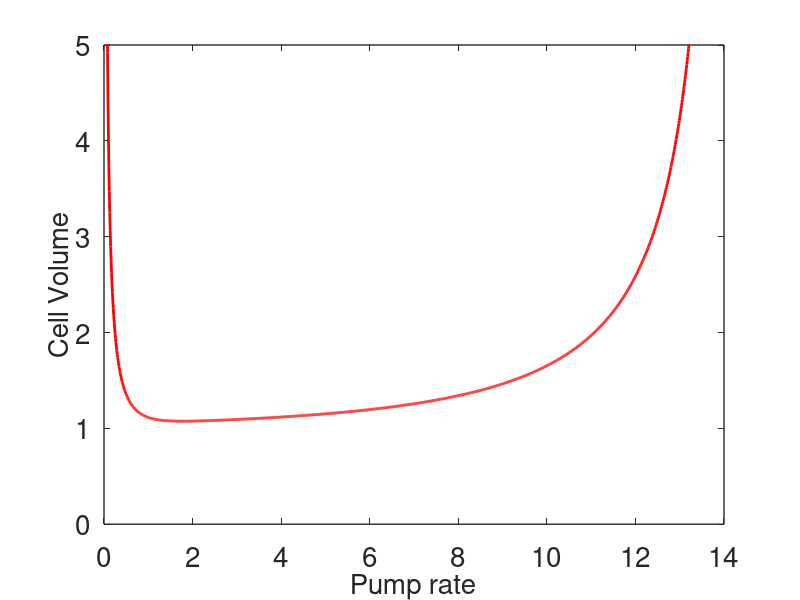
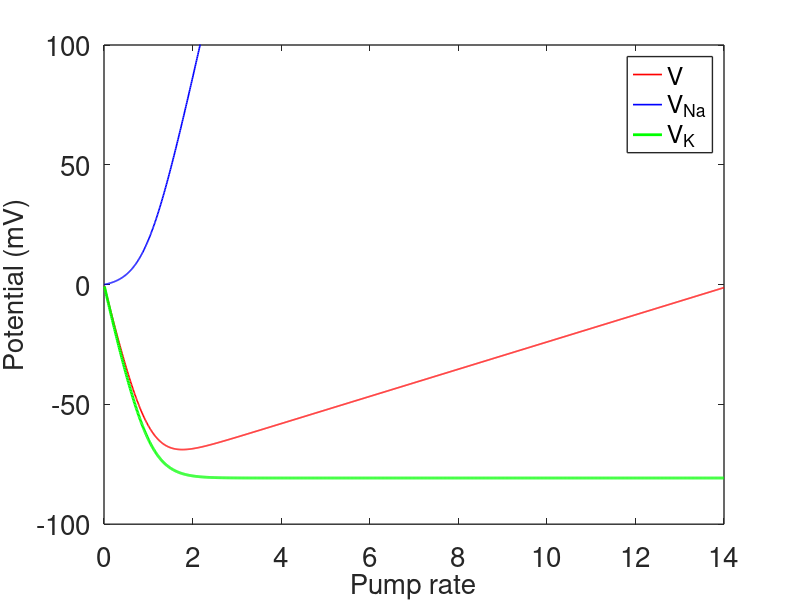

Source code (MATLAB) for these figures, in order:
%this file makes plots for the original pump-leak model
set(0,                           ...
   'defaultaxesfontsize', 20,   ...
   'defaultaxeslinewidth', 1.0, ...
   'defaultlinelinewidth', 1.2, ...
   'defaultpatchlinewidth', 0.7);
%set parameter values
Ne = 437;
Ke = 20;
gamma = 0.11;
zx = -1;
RTbyF = 25.8;

p = [0.01:.01:14];  %pump rate values could go to 14.3

alpha = (Ne*exp(-3*p)+Ke*exp(2*p*gamma))/(Ne+Ke);
 
 
mu=(1 + sqrt(-alpha*zx^2 + zx^2 + alpha))./(2*(1 - alpha))
y = (-zx+sqrt(zx^2+4*alpha.*mu.^2))./(2*alpha.*mu);


v= -RTbyF*log(y);
 vna = RTbyF*(3*p-log(y));
 vk = RTbyF*(-2*p*gamma-log(y));
figure(1)
plot(p,mu,'r','linewidth',2)
axis([0 14 0 5])
xlabel('Pump rate','fontsize',20)
ylabel('Cell Volume','fontsize',20)
 
figure(2)
plot(p,v,'r',p,vna,'b',p,vk,'g','linewidth',2)
legend('V','V_{Na}','V_K','fontsize',18)
xlabel('Pump rate','fontsize',20)
ylabel('Potential (mV)','fontsize',20)
axis([0 14 -100 100])
 
